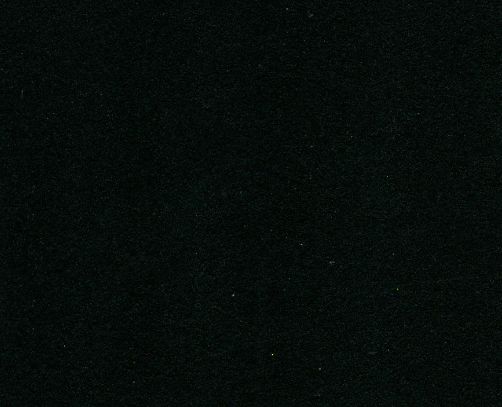
#> input picture riptide_SNIB/Visualization/Assets/black.png, 502 x 407 px
$ python ThrusterGraph.py
#> lines starting #> are read from the running program, lines starting #| are printed output that depends on the picture; after the words box and inside, x2 and y2 are one past the last pixel; in counts of white or black regions, pixels touching at a corner belong together
import cv2
import os
import numpy as np
import time
import matplotlib.pyplot as plt

#open background image
file_path = os.path.abspath(os.path.dirname(__file__))
background = cv2.imread(os.path.realpath(file_path + "/Assets/black.png"))
#> background is the input picture: shape (407, 502, 3); mean B, G, R 9.7, 12.6, 5.2

print(np.shape(background))
#| (407, 502, 3)

cv2.rectangle(background, pt1=(10,10), pt2=(200, 200), color=(255,0,0), thickness=10)
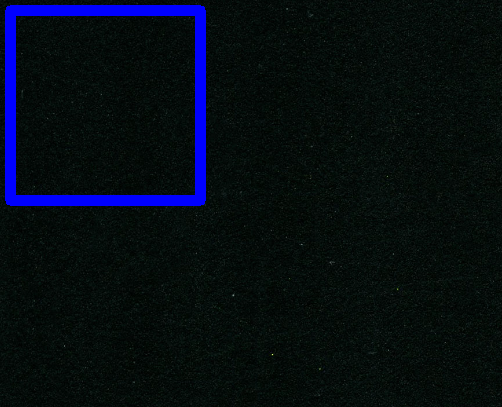
#> background: shape (407, 502, 3); 4.07% of pixels changed, all inside (x1, y1, x2, y2) = (5, 5, 206, 206)


#show and wait
cv2.imshow("",background)
cv2.waitKey()
